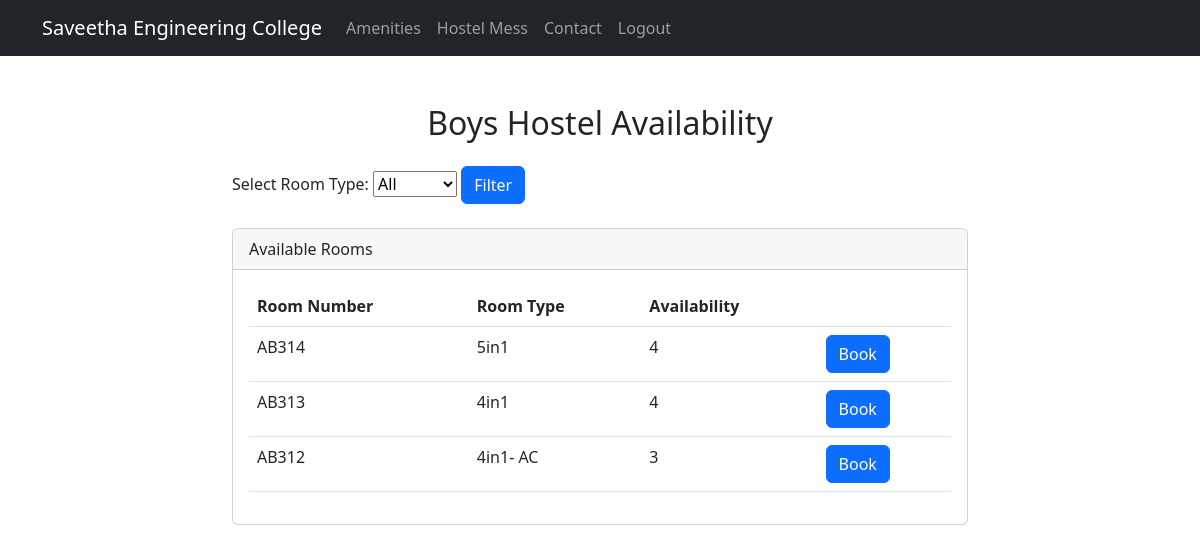
/availability/boys/ (signed in), run on the app's committed database.
### SelectionApp/models.py (models this page shows, shortened)
class Room(models.Model):
    hostel = models.ForeignKey(Hostel, on_delete=models.CASCADE)
    room_number = models.CharField(max_length=10)
    room_type = models.CharField(max_length=10, blank=True)
    availability = models.PositiveIntegerField(default=0)

### SelectionApp/views.py (the view)
# urls.py: path('availability/<str:hostel>/', views.availability, name='availability'),
@login_required(login_url='login')
def availability(request, hostel):
    if hostel == 'boys':
        return availability_boys(request)
    elif hostel == 'girls':
        return availability_girls(request)
    else:
        return redirect('home')

### SelectionApp/views.py (called while the page is built)
@login_required(login_url='login')
def availability_boys(request):
    boys_hostel = Hostel.objects.get(name='boys')
    boys_rooms = Room.objects.filter(hostel=boys_hostel, availability__gt=0)
    room_types = Room.objects.filter(hostel=boys_hostel, availability__gt=0).values_list('room_type', flat=True).distinct()
    if request.method == 'GET':
        room_type_filter = request.GET.get('room_type')
        if room_type_filter:
            boys_rooms = boys_rooms.filter(room_type=room_type_filter)
    return render(request, 'availability_boys.html', {'rooms': boys_rooms, 'room_types': room_types})

### SelectionApp/templates/availability_boys.html (shortened to what this page needs)
{% extends 'base.html' %}
{% block content %}
    <div class="row justify-content-center">
        <div class="col-md-8">
            <h2 class="text-center my-4">Boys Hostel Availability</h2>
            <form method="GET" action="{% url 'availability' hostel='boys' %}">
                <label for="room_type">Select Room Type:</label>
                <select name="room_type" id="room_type">
                    <option value="">All</option>
                </select>
                <button type="submit" class="btn btn-primary">Filter</button>
            </form>
            <div class="card mt-4">
                <div class="card-header">
                    Available Rooms
                </div>
                <div class="card-body">
                    <table class="table">
                        <thead>
                            <tr>
                                <th scope="col">Room Number</th>
                                <th scope="col">Room Type</th>
                                <th scope="col">Availability</th>
                                <th scope="col"></th>
                            </tr>
                        </thead>
                        <tbody>
                            {% for room in rooms %}
                                <tr>
                                    <td>{{ room.room_number }}</td>
                                    <td>{{ room.room_type }}</td>
                                    <td>{{ room.availability }}</td>
                                    <td>
                                        <a href="{% url 'room_form' room_id=room.id %}" class="btn btn-primary">Book</a>
                                    </td>
                                </tr>
                            {% endfor %}
                        </tbody>
                    </table>
                </div>
            </div>
        </div>
    </div>
{% endblock %}

### data on the page
Room: room_number "AB314", room_type "5in1", availability "4"
Room: room_number "AB313", room_type "4in1", availability "4"
Room: room_number "AB312", room_type "4in1- AC", availability "3"
